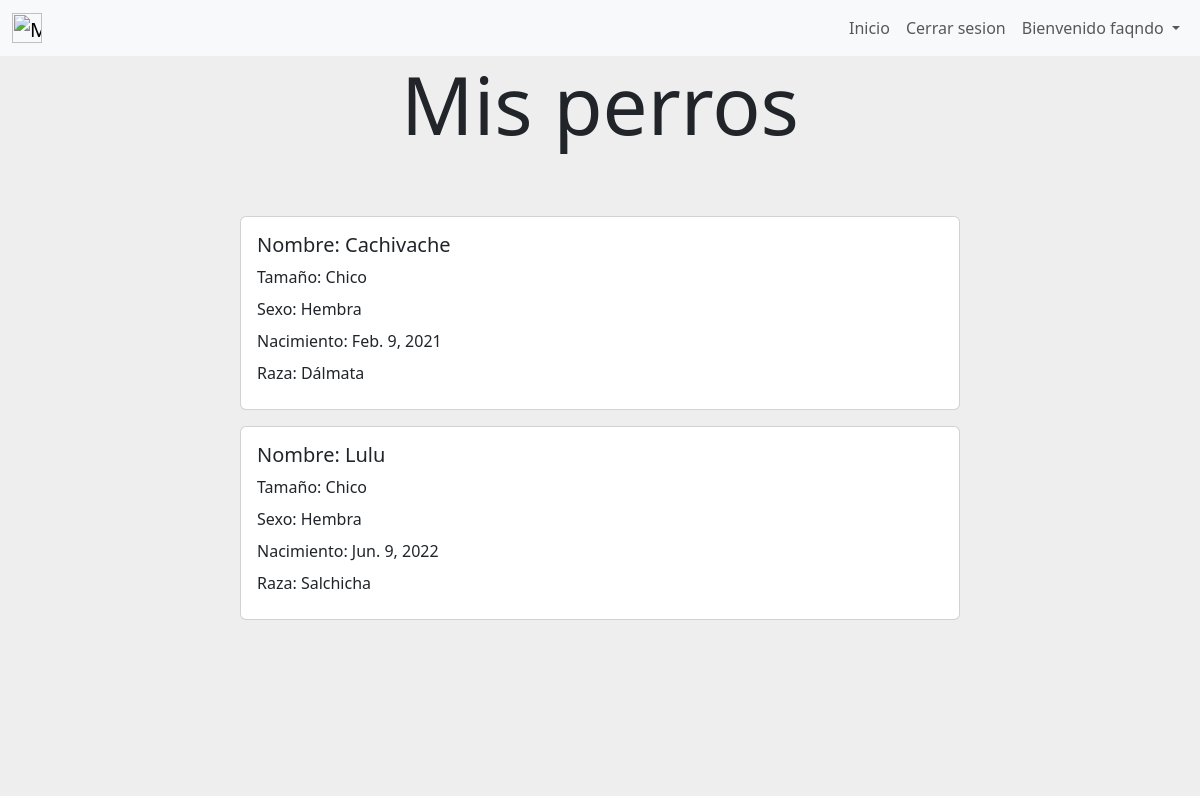
/mis_perros (signed in), run on an earlier commit of the app's database.
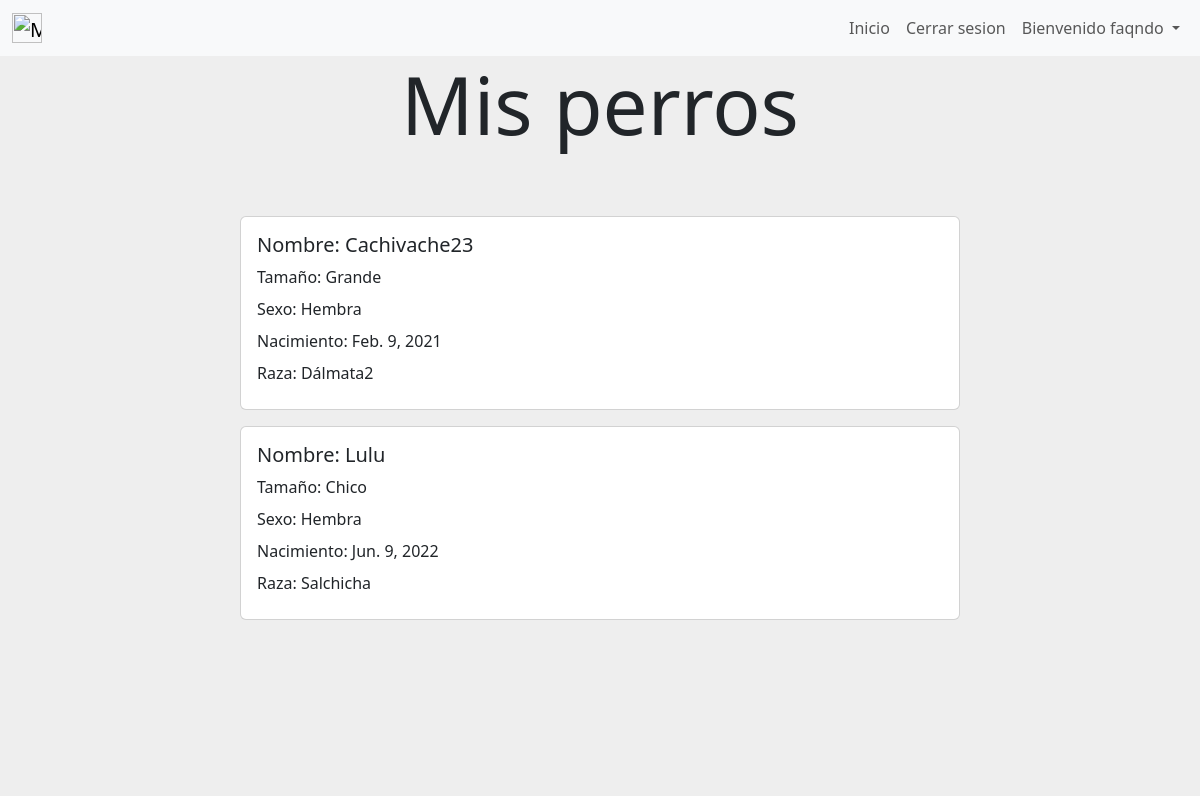
And on a later commit of the database.
### gestion_de_mascotas/models.py (models this page shows, shortened)
class Perro(models.Model):
    nombre = models.CharField(verbose_name="Nombre",max_length=30)
    size = models.CharField(verbose_name="Tamaño", max_length=50)
    dni_owner = models.CharField(max_length=8, verbose_name="Dni del dueño")
    raza = models.CharField(max_length=50,null=True, default=None)
    sexo = models.CharField(max_length=30,null=True, default=None)
    nacimiento = models.DateField()
    class Meta:
        unique_together = (('nombre', 'dni_owner'))
        verbose_name='perro'
        verbose_name_plural='perros'

### gestion_de_mascotas/views.py (the view)
# urls.py: path('mis_perros',views.mis_perros, name= "mis_perros"),
def mis_perros (request) :
    mis_perros=Perro.objects.filter(dni_owner = request.user.dni)
    return render(request,"gestion_de_mascotas/mis_perros.html",{"mis_perros":mis_perros})

### gestion_de_mascotas/templates/gestion_de_mascotas/mis_perros.html
{% extends "gestion_de_usuarios/base.html" %}
{% block content %}
{% if user.is_authenticated %}
<div style="background-color:#eee;height: 20%;text-align: center;">
    <h1 class="display-1">Mis perros</h1>
</div>
{% if mis_perros.count == 0 %}
<div style="background-color: #eee;background-position: center;background-size: cover; align-items: center;justify-content: center;display: flex;">
    <div class="card mb-3 element-home-color" style="width: 60%;">
        <div class="row g-0">
            <div class="card">
                <div class="card-body">
                    Aún no tienes ningún perro agregado.
                </div>
            </div>
        </div>
    </div>
</div>
{% else %}
        {% for perro in mis_perros %}
        <div style="background-color: #eee;background-position: center;background-size: cover; align-items: center;justify-content: center;display: flex;">
            <div class="card mb-3 element-home-color" style="width: 60%;">
                <div class="row g-0">
                <div class="col-md-8">
                    <div class="card-body">
                    <h5 class="card-title">Nombre: {{perro.nombre}}</h5>
                    <p class="card-title">Tamaño: {{perro.size}}</p>
                    <p class="card-title">Sexo: {{perro.sexo}}</p>
                    <p class="card-title">Nacimiento: {{perro.nacimiento}}</p>
                    <p class="card-title">Raza: {{perro.raza}}</p>
                    </div>
                </div>
                </div>
            </div>
        </div>
        {% endfor %}
<div style="background-color:#eee;height: 20%;">
</div>
{% endif %}
{% else %}
    <img src="https://st.depositphotos.com/31068556/51146/v/600/depositphotos_511461970-stock-illustration-concept-design-of-an-empty.jpg" class="img-fluid rounded-start" alt="..." style="border-radius: 4px;">
{% endif %}
{% endblock %}

What changed in the data, as far as the page shows it:
changed Perro: nombre "Cachivache" → "Cachivache23"; size "Chico" → "Grande"; raza "Dálmata" → "Dálmata2"
